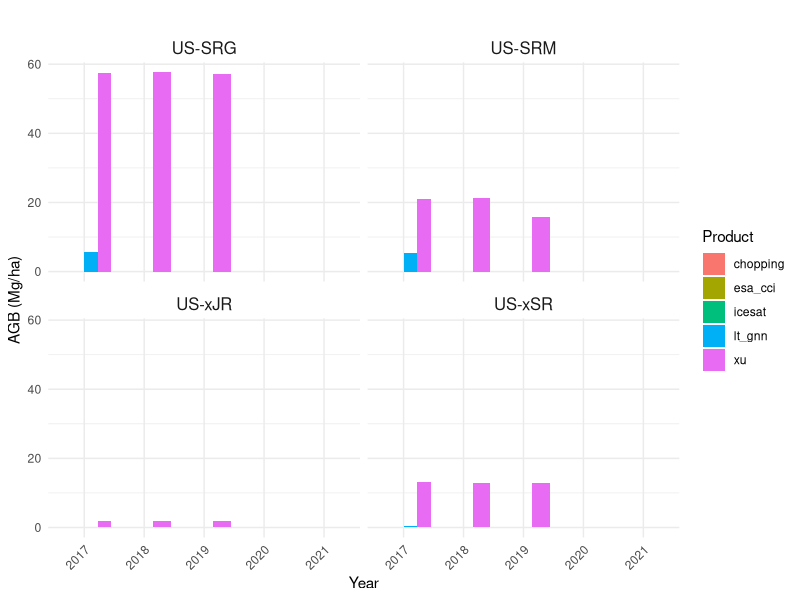

Source code (R):
#compare biomass products to lidar estimates
library(dplyr)
library(ggplot2)

biomassprods <- read.csv("./Data/AnnualBiomassProducts.csv")%>%
  select(-ffp_radius)
biomass_SW <- biomassprods%>%
  filter(SITE_ID %in% c("US-SRM", "US-SRG", "US-xSR", "US-xJR"))%>%
  filter(year %in% 2017:2023)
# %>%
#   filter(year %in% c(2017:2023, "2019-2023"))
biomass_SW$year <- as.factor(biomass_SW$year)



ggplot(biomass_SW, aes(x = year, y = agb_Mg_ha, fill = product)) +
  geom_bar(stat = "identity", position = "dodge") +
  facet_wrap(~ SITE_ID, ncol = 2) +
  labs(
    title = "",
    x = "Year",
    y = "AGB (Mg/ha)",
    fill = "Product"
  ) +
  theme_minimal() +
  theme(
    strip.text = element_text(size = 12),
    axis.text.x = element_text(angle = 45, hjust = 1)
  )

